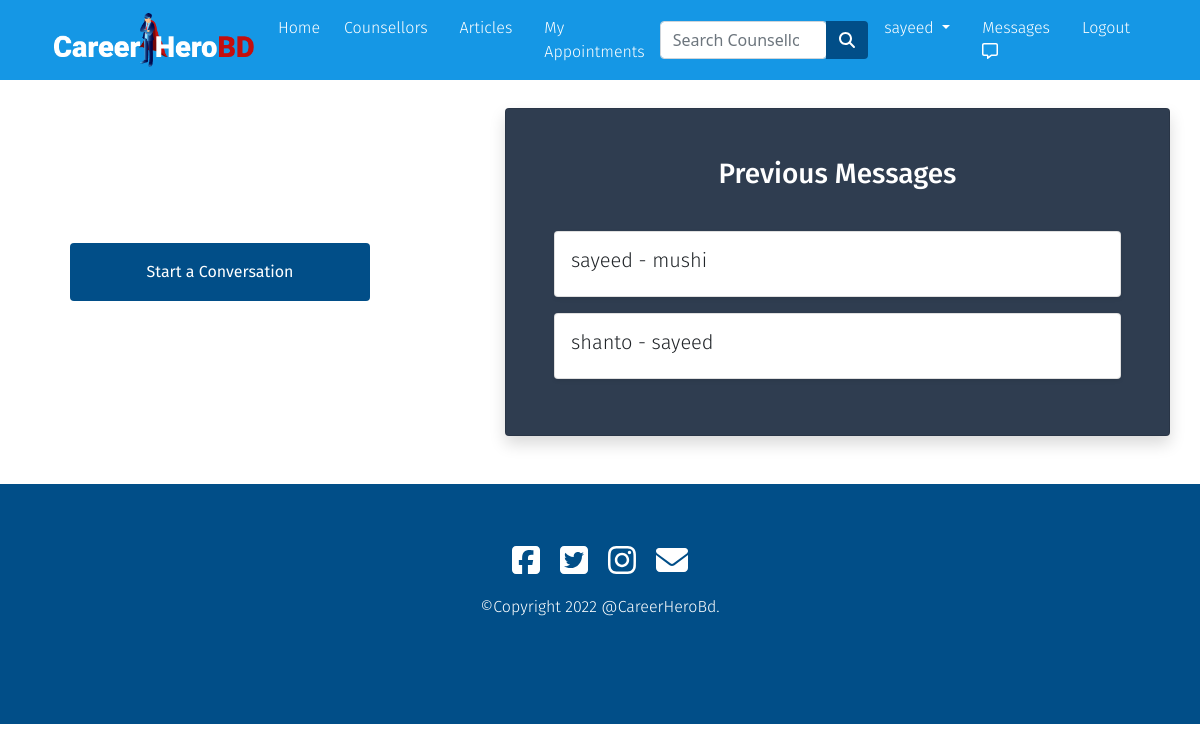
/inbox/ (signed in), run on an earlier commit of the app's database.
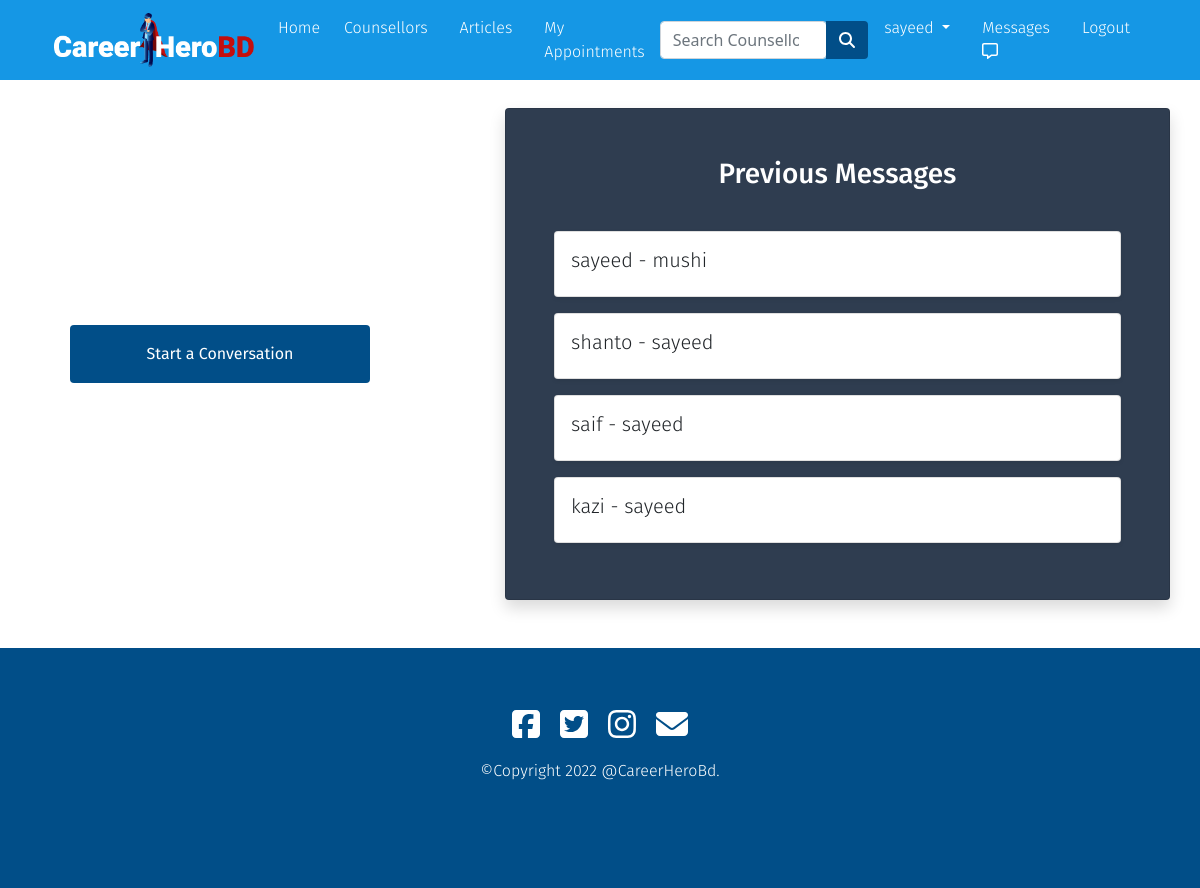
And on a later commit of the database.
### app/models.py (models this page shows)
class ThreadModel(models.Model):
  user = models.ForeignKey(User,on_delete=models.CASCADE,related_name='+')
  receiver = models.ForeignKey(User,on_delete=models.CASCADE,related_name='+')

class User(AbstractUser):
  is_counselor= models.BooleanField(default=False)
  is_student = models.BooleanField(default=False)

### app/views.py (the view)
# urls.py: path('inbox/', ListThreads.as_view(), name='inbox'),
class ListThreads(View):
    def get(self, request, *args, **kwargs):
        threads = ThreadModel.objects.filter(
            Q(user=request.user) | Q(receiver=request.user))
        context = {
            'threads': threads
        }
        return render(request, 'app/inbox.html', context)

### app/templates/app/inbox.html (shortened to what this page needs)
{% extends 'app/base.html' %}
{% load static %}
{% block main-content %}
<div class="container my-5" style="padding-top: 60px;">
  <div class="row">
    <div class="col-md-4 d-flex align-items-center justify-content-center">
      <div>
        <a href="{% url 'create-thread' %}"> <button style="width: 300px;" id="button" class="btn p-3 m-3" type="submit">Start a
            Conversation</button></a>
      </div>
    </div>
    <div class="col-md-1"></div>
    <div class="card shadow col-md-7 p-5" style="background-color:#2F3D50;">
      {% if threads %}
      <center>
        <h3 style="color: white;">Previous Messages</h3> <br>
      </center>
      {% else %}
      <center>
        <h3 style="color: white;">Inbox Empty</h3>
      </center>
      {% endif %}
      {% for thread in threads.all %}
      <div class="card p-3 shadow-sm my-2">
        <h5>{{ thread.user }} - {{ thread.receiver }}</h5>
      </div>
      {% endfor %}
    </div>
  </div>
</div>
{% endblock main-content %}

What changed in the data, as far as the page shows it:
added ThreadModel: user "saif", receiver "sayeed"
added ThreadModel: user "kazi", receiver "sayeed"
